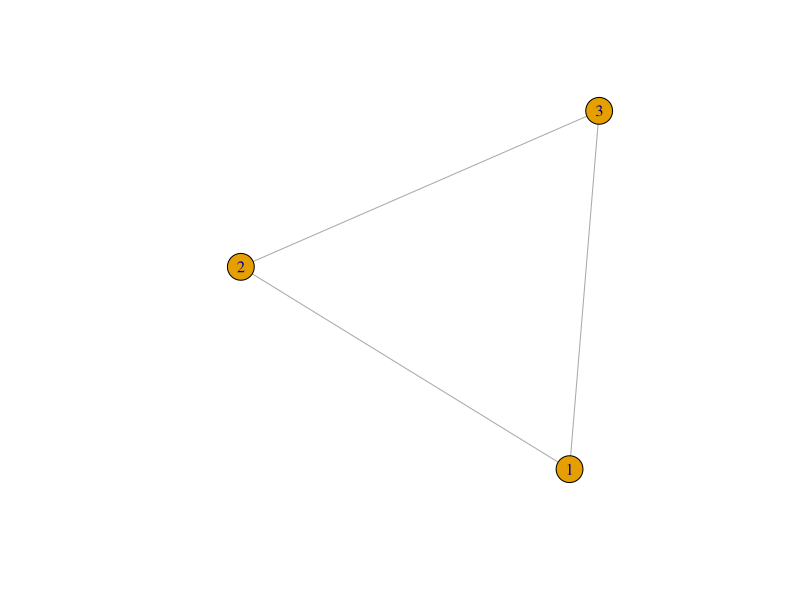

Generate this figure with R: (Note: this script raises an error after producing the figure.)
# install.packages("igraph") # Install package in console

library(igraph)          # load a package

g1 <- graph( edges=c(1,2, 2,3, 3, 1), n=3, directed=F ) 
plot(g1) # A simple plot of the network - we'll talk more about plots later


g<-read.graph("C:/karate.gml",format=c("gml")) # Load graph from file
plot(g)


